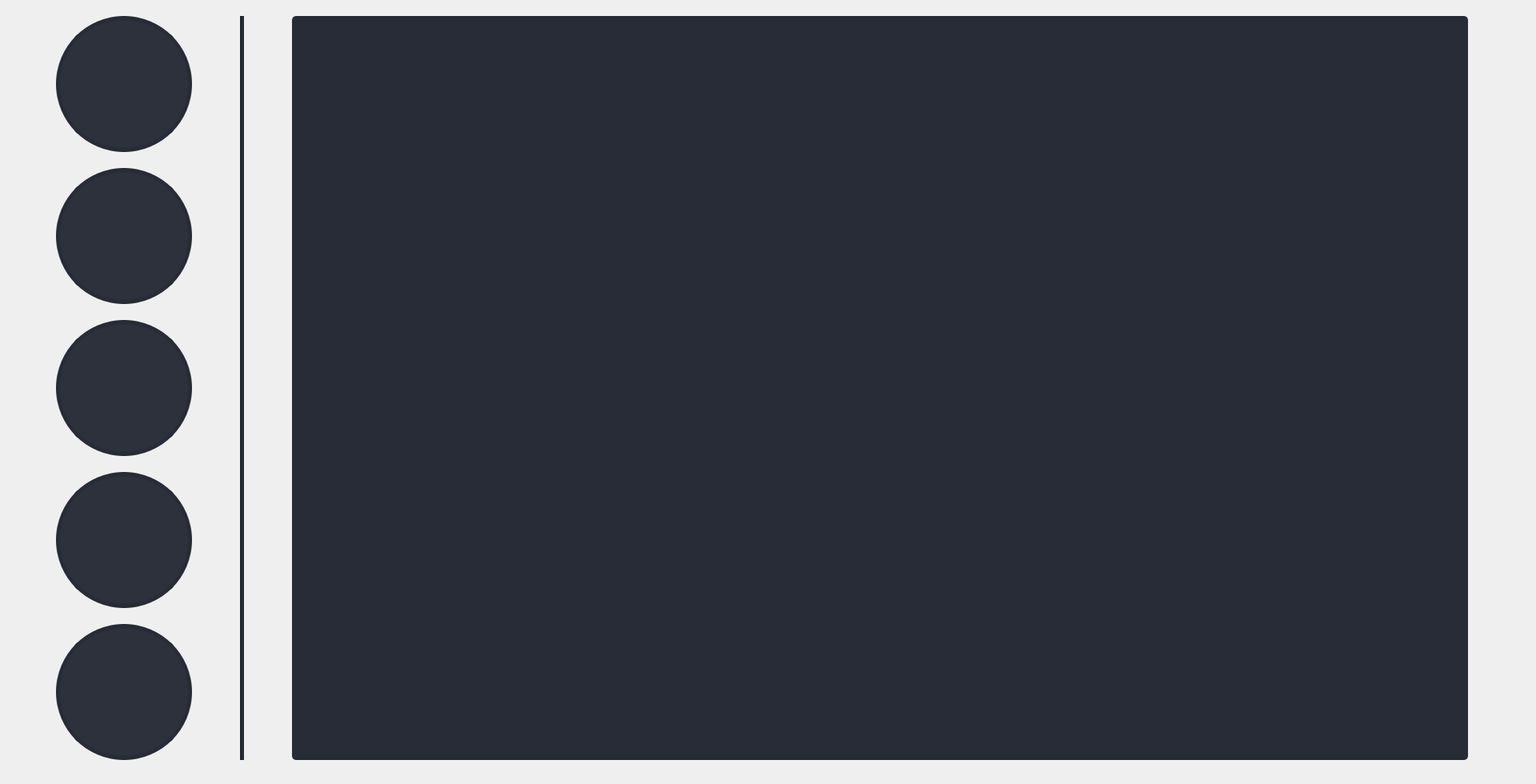
      <widget class="QWidget" name="add_new_patient_frame">
       <property name="minimumSize">
        <size>
         <width>1920</width>
         <height>980</height>
        </size>
       </property>
       <property name="maximumSize">
        <size>
         <width>1920</width>
         <height>980</height>
        </size>
       </property>
       <widget class="QFrame" name="horizontalFrame">
        <property name="geometry">
         <rect>
          <x>365</x>
          <y>20</y>
          <width>1470</width>
          <height>930</height>
         </rect>
        </property>
        <property name="styleSheet">
         <string notr="true">background-color: rgb(39, 44, 54);
border-radius: 5px;</string>
        </property>
        <widget class="QLabel" name="img_new_user">
         <property name="geometry">
          <rect>
           <x>10</x>
           <y>10</y>
           <width>1451</width>
           <height>911</height>
          </rect>
         </property>
         <property name="styleSheet">
          <string notr="true"/>
         </property>
         <property name="text">
          <string/>
         </property>
        </widget>
       </widget>
       <widget class="QFrame" name="verticalFrame">
        <property name="geometry">
         <rect>
          <x>20</x>
          <y>20</y>
          <width>281</width>
          <height>931</height>
         </rect>
        </property>
        <property name="layoutDirection">
         <enum>Qt::RightToLeft</enum>
        </property>
        <widget class="QLabel" name="front_face">
         <property name="geometry">
          <rect>
           <x>50</x>
           <y>0</y>
           <width>170</width>
           <height>170</height>
          </rect>
         </property>
         <property name="sizePolicy">
          <sizepolicy hsizetype="Maximum" vsizetype="Maximum">
           <horstretch>100</horstretch>
           <verstretch>100</verstretch>
          </sizepolicy>
         </property>
         <property name="minimumSize">
          <size>
           <width>0</width>
           <height>0</height>
          </size>
         </property>
         <property name="maximumSize">
          <size>
           <width>10000</width>
           <height>10000</height>
          </size>
         </property>
         <property name="font">
          <font>
           <family>Segoe UI</family>
           <pointsize>12</pointsize>
          </font>
         </property>
         <property name="styleSheet">
          <string notr="true">QLabel {
	border-radius: 85px;
	background-color: rgb(44, 49, 60);
	border: 5px solid rgb(39, 44, 54);
	background-position: center;
	background-repeat: no-repeat;
}</string>
         </property>
         <property name="text">
          <string/>
         </property>
         <property name="pixmap">
          <pixmap>icons/24x24/cil-user.png</pixmap>
         </property>
         <property name="alignment">
          <set>Qt::AlignCenter</set>
         </property>
        </widget>
        <widget class="QLabel" name="up_face">
         <property name="geometry">
          <rect>
           <x>50</x>
           <y>190</y>
           <width>170</width>
           <height>170</height>
          </rect>
         </property>
         <property name="sizePolicy">
          <sizepolicy hsizetype="Maximum" vsizetype="Maximum">
           <horstretch>100</horstretch>
           <verstretch>100</verstretch>
          </sizepolicy>
         </property>
         <property name="minimumSize">
          <size>
           <width>0</width>
           <height>0</height>
          </size>
         </property>
         <property name="maximumSize">
          <size>
           <width>10000</width>
           <height>10000</height>
          </size>
         </property>
         <property name="font">
          <font>
           <family>Segoe UI</family>
           <pointsize>12</pointsize>
          </font>
         </property>
         <property name="styleSheet">
          <string notr="true">QLabel {
	border-radius: 85px;
	background-color: rgb(44, 49, 60);
	border: 5px solid rgb(39, 44, 54);
	background-position: center;
	background-repeat: no-repeat;
}</string>
         </property>
         <property name="text">
          <string/>
         </property>
         <property name="pixmap">
          <pixmap>icons/24x24/up_face.png</pixmap>
         </property>
         <property name="alignment">
          <set>Qt::AlignCenter</set>
         </property>
        </widget>
        <widget class="QLabel" name="right_face">
         <property name="geometry">
          <rect>
           <x>50</x>
           <y>760</y>
           <width>170</width>
           <height>170</height>
          </rect>
         </property>
         <property name="sizePolicy">
          <sizepolicy hsizetype="Maximum" vsizetype="Maximum">
           <horstretch>0</horstretch>
           <verstretch>0</verstretch>
          </sizepolicy>
         </property>
         <property name="minimumSize">
          <size>
           <width>0</width>
           <height>0</height>
          </size>
         </property>
         <property name="maximumSize">
          <size>
           <width>10000</width>
           <height>10000</height>
          </size>
         </property>
         <property name="font">
          <font>
           <family>Segoe UI</family>
           <pointsize>12</pointsize>
          </font>
         </property>
         <property name="styleSheet">
          <string notr="true">QLabel {
	border-radius: 85px;
	background-color: rgb(44, 49, 60);
	border: 5px solid rgb(39, 44, 54);
	background-position: center;
	background-repeat: no-repeat;
}</string>
         </property>
         <property name="text">
          <string/>
         </property>
         <property name="pixmap">
          <pixmap>icons/24x24/right_face.png</pixmap>
         </property>
         <property name="alignment">
          <set>Qt::AlignCenter</set>
         </property>
        </widget>
        <widget class="QLabel" name="down_face">
         <property name="geometry">
          <rect>
           <x>50</x>
           <y>380</y>
           <width>170</width>
           <height>170</height>
          </rect>
         </property>
         <property name="sizePolicy">
          <sizepolicy hsizetype="Maximum" vsizetype="Maximum">
           <horstretch>100</horstretch>
           <verstretch>100</verstretch>
          </sizepolicy>
         </property>
         <property name="minimumSize">
          <size>
           <width>0</width>
           <height>0</height>
          </size>
         </property>
         <property name="maximumSize">
          <size>
           <width>10000</width>
           <height>10000</height>
          </size>
         </property>
         <property name="font">
          <font>
           <family>Segoe UI</family>
           <pointsize>12</pointsize>
          </font>
         </property>
         <property name="styleSheet">
          <string notr="true">QLabel {
	border-radius: 85px;
	background-color: rgb(44, 49, 60);
	border: 5px solid rgb(39, 44, 54);
	background-position: center;
	background-repeat: no-repeat;
}</string>
         </property>
         <property name="text">
          <string/>
         </property>
         <property name="pixmap">
          <pixmap>icons/24x24/bottom_face.png</pixmap>
         </property>
         <property name="alignment">
          <set>Qt::AlignCenter</set>
         </property>
        </widget>
        <widget class="QLabel" name="left_face">
         <property name="geometry">
          <rect>
           <x>50</x>
           <y>570</y>
           <width>170</width>
           <height>170</height>
          </rect>
         </property>
         <property name="sizePolicy">
          <sizepolicy hsizetype="Maximum" vsizetype="Maximum">
           <horstretch>0</horstretch>
           <verstretch>0</verstretch>
          </sizepolicy>
         </property>
         <property name="minimumSize">
          <size>
           <width>0</width>
           <height>0</height>
          </size>
         </property>
         <property name="maximumSize">
          <size>
           <width>10000</width>
           <height>10000</height>
          </size>
         </property>
         <property name="font">
          <font>
           <family>Segoe UI</family>
           <pointsize>12</pointsize>
          </font>
         </property>
         <property name="styleSheet">
          <string notr="true">QLabel {
	border-radius: 85px;
	background-color: rgb(44, 49, 60);
	border: 5px solid rgb(39, 44, 54);
	background-position: center;
	background-repeat: no-repeat;
}</string>
         </property>
         <property name="text">
          <string/>
         </property>
         <property name="pixmap">
          <pixmap>icons/24x24/left_face.png</pixmap>
         </property>
         <property name="alignment">
          <set>Qt::AlignCenter</set>
         </property>
        </widget>
       </widget>
       <widget class="Line" name="line_11">
        <property name="geometry">
         <rect>
          <x>300</x>
          <y>20</y>
          <width>5</width>
          <height>930</height>
         </rect>
        </property>
        <property name="styleSheet">
         <string notr="true">background-color: rgb(39, 44, 54);</string>
        </property>
        <property name="orientation">
         <enum>Qt::Vertical</enum>
        </property>
       </widget>
      </widget>
